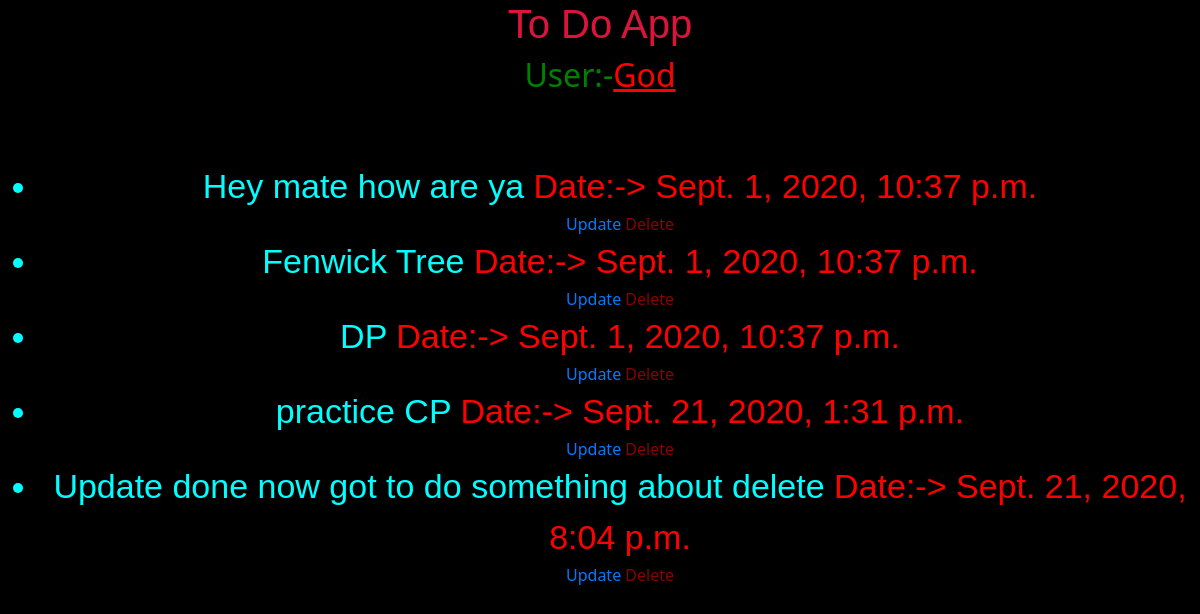
Page /tasks/ (signed in) on the committed database.
### New/models.py (models this page shows, shortened)
class Todo(models.Model):
    text=models.CharField(max_length=1000)
    user=models.ForeignKey(User,on_delete=models.CASCADE)
    date=models.DateTimeField(default=datetime.datetime.now())

### New/views.py (the view)
# urls.py: path('tasks/',views.query,name="main-task"),
def query(req):
    if req.user.is_authenticated:
        G=req.user.todo_set.all()
        for i in G:
            print(i.text)
        F=datetime.datetime.now()
    else:
        G="NOt";
        F="Authorized";
    GG={
        "T":G,
        "K":F
    }
    return render(req,"New/query.html",GG);

### New/templates/New/query.html
 {% extends 'New/base.html' %}{% block content %} {% if user.is_authenticated %}
<h1 style="color:crimson;font: width 2;font-family:'Franklin Gothic Medium', 'Arial Narrow', Arial, sans-serif"> To Do App</h1>
<h2><span style="color:green"> User:-</span><u>{{user.username}}</u>
    <hr>
    <hr>
</h2>
<hr>
<ul> {% for i in T %} {% ifequal i.date K %}
    <li style="color:aqua;font-size:large;font-family:'Franklin Gothic Medium', 'Arial Narrow', Arial, sans-serif;font-size:34px">
        {{i.text}} <span style="color:green"> {{"Date:->"}} {{i.date}}</span></li>
    {% else %}
    <li style=" color:aqua;font-size:large;font-family: 'Franklin Gothic Medium', 'Arial Narrow', Arial, sans-serif;font-size:34px ">
        {{i.text}} <span style="color:red "> {{"Date:->"}} {{i.date}}</span></li>
    {% endifequal %}
    <a href="{% url 'update_task' i.id %}">Update</a>
    <a href="{% url 'delete_task' i.id %}" style="color:darkred">Delete</a>{% endfor %}{% else %} </ul>
<h1>
    <center> You need to login first</center>
</h1>{%endif%}{% endblock content %}

### New/templates/New/base.html (shortened to what this page needs)
{% load static %}
<!doctype html>
<html lang="en">
<head>
    <link rel="stylesheet" href="https://stackpath.bootstrapcdn.com/bootstrap/4.5.2/css/bootstrap.min.css">
</head>
<body bgcolor="black" style="background-color:black;color:red;font-family: 'Segoe UI', Tahoma, Geneva, Verdana, sans-serif;font: width 12; ">
    <center>
        {% block content %} {% endblock content %}
    </center>
</body>
</html>

### rows in the picture
Todo: text "Hey mate how are ya", value "Date:->", date "Sept. 1, 2020, 10:37 p.m."
Todo: text "Fenwick Tree", value "Date:->", date "Sept. 1, 2020, 10:37 p.m."
Todo: text "DP", value "Date:->", date "Sept. 1, 2020, 10:37 p.m."
Todo: text "practice CP", value "Date:->", date "Sept. 21, 2020, 1:31 p.m."
Todo: text "Update done now got to do something about delete", value "Date:->", date "Sept. 21, 2020, 8:04 p.m."

### other values in the picture
{{ user.username }} "God"
